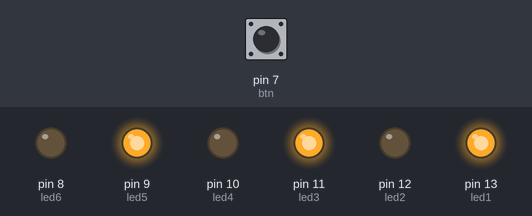
Bench run of a sketch on a simulated Arduino Uno, built with avr-gcc and run on an emulated ATmega328P. Shown: output pins drawn as LEDs (lit = HIGH). The inputs (shaded band) are chosen by the test bench; at power-on: pin 7 (btn) LOW.

Above: at 0.1 s.
Timing chart, 0 to 1.6 s (numbered marks = the images above):
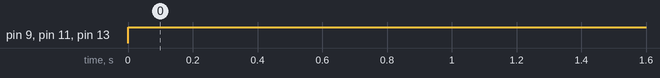

Measured:
- by itself, pin 9 (led5), pin 11 (led3), pin 13 (led1): LOW → HIGH at 0.00 s

The sketch:

Farinango_Wilmer_Embebidos_Deber1.ino
```cpp
/*
 *Deber N: 1
 *Farinango Tallana Wilmer David
 *Realizar un programa que accione mediante 4 switchs a un juego de luces diferente. Es decir.
 *sw3   sw2  sw1  sw0
 *0        0       0        1            Juego 1
 *0        0       1        0            Juego 2
 *0        1       0        0            Juego 3
 *1        0       0        0            Juego 4
 *Juego #1
Se usan 6 leds, de los cuales se encienden los pares por 10 ocasiones
Juego #2
Se usan 6 leds, de los cuales se encienden los impartes por 10 ocasiones
Juego #3
Se encienden secuencialmente cada uno ellos (flexible a su criterio)
Juego #4
Su propio diseño de juego.
 */
int led1=13;
int led2=12;
int led3=11;
int led4=10;
int led5=9;
int led6=8;
int btn=7;
int cont=0;
void setup() {
  pinMode(led1,OUTPUT);
  pinMode(led2,OUTPUT);
  pinMode(led3,OUTPUT);
  pinMode(led4,OUTPUT);
  pinMode(led5,OUTPUT);
  pinMode(led6,OUTPUT);
  pinMode(btn,INPUT);
  }
void loop() {
  if(digitalRead(btn)==1)
  cont++;
  if(cont=4){
    cont==0;
        }
  switch (cont){
    case 1:
    digitalWrite(led2,HIGH);
    digitalWrite(led4,HIGH);
    digitalWrite(led6,HIGH);
    break;
    case 2:
    digitalWrite(led1,HIGH);
    digitalWrite(led3,HIGH);
    digitalWrite(led5,HIGH);
    break;
    case 3:
    digitalWrite(led1,HIGH);
    digitalWrite(led2,HIGH);
    digitalWrite(led3,HIGH);
    digitalWrite(led4,HIGH);
    digitalWrite(led5,HIGH);
    digitalWrite(led6,HIGH);
    break;
    case 4:
    digitalWrite(led1,HIGH);
    digitalWrite(led3,HIGH);
    digitalWrite(led5,HIGH);
    break;
    }
}
```
